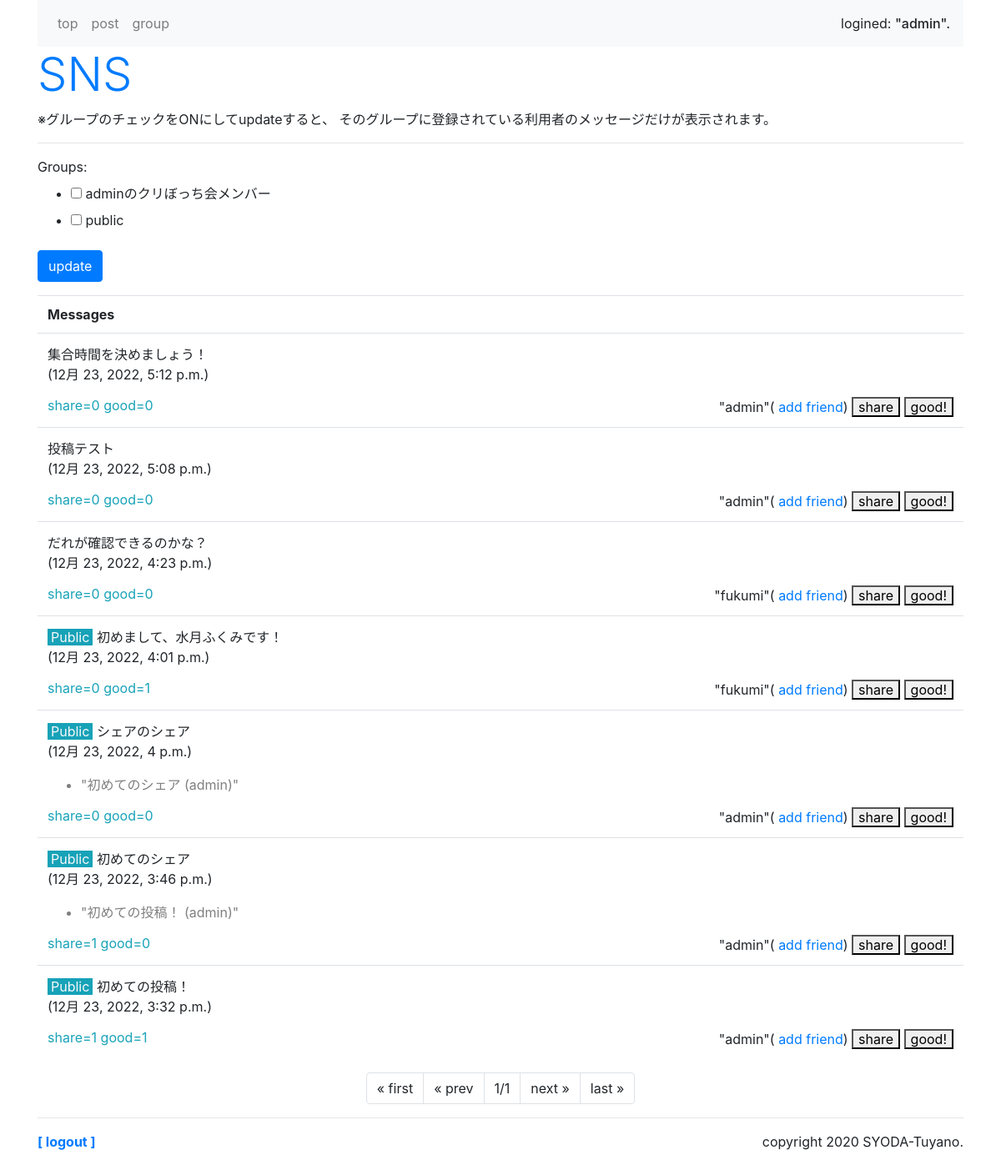
The page /sns/ (signed in) on the database its author committed.
### sns/models.py (models this page shows)
class Message(models.Model):
    owner = models.ForeignKey(
        User, on_delete=models.CASCADE, related_name='message_owner')
    group = models.ForeignKey('Group', on_delete=models.CASCADE)
    content = models.TextField(max_length=1000)
    share_id = models.IntegerField(default=-1)
    good_count = models.IntegerField(default=0)
    share_count = models.IntegerField(default=0)
    pub_date = models.DateTimeField(auto_now_add=True)
    def __str__(self):
        return str(self.content) + ' (' + str(self.owner) + ')'
    def get_share(self):
        return Message.objects.get(id=self.share_id)
    class Meta:
        ordering = ('-pub_date',)

### sns/views.py (the view)
# urls.py: path('', views.index, name='index')
@login_required(login_url='/admin/login/')
def index(request, page=1):
    (public_user, public_group) = get_public()
    if request.method == 'POST':
        checkform = GroupCheckForm(request.user, request.POST)
        glist = []
        for item in request.POST.getlist('groups'):
            glist.append(item)
        message = get_your_group_message(request.user, glist, page)
    else:
        checkform = GroupCheckForm(request.user)
        gps = Group.objects.filter(owner=request.user)
        glist=[public_group.title]
        for item in gps:
            glist.append(item.title)
        message = get_your_group_message(request.user, glist, page)
    params ={
        'login_user':request.user
        , 'contents':message
        , 'check_form':checkform
    }
    return render(request,'sns/index.html', params)

### sns/forms.py
class GroupCheckForm(forms.Form):
    def __init__(self, user, *args, **kwargs):
        super(GroupCheckForm, self).__init__(*args, **kwargs)
        public = User.objects.filter(username='public').first()
        self.fields['groups'] = forms.MultipleChoiceField(
            choices=[(item.title, item.title) for item in Group.objects.filter(owner__in=[user, public])],
            widget=forms.CheckboxSelectMultiple(),
        )

### sns/views.py (called while the page is built)
def get_your_group_message(owner, glist, page):
    page_num = 10 # 1ページあたりの表示数
    (public_user, public_group) = get_public()
    groups=Group.objects.filter(Q(owner=owner)|Q(owner=public_user)).filter(title__in=glist)
    me_friends=Friend.objects.filter(group__in=groups)
    me_users=[]
    for f in me_friends:
        me_users.append(f.user)
    his_groups=Group.objects.filter(owner__in=me_users)
    his_friends=Friend.objects.filter(user=owner).filter(group__in=his_groups)
    me_groups=[]
    for hf in his_friends:
        me_groups.append(hf.group)
    messages = Message.objects.filter(Q(group__in=groups)|Q(group__in=me_groups))
    page_item = Paginator(messages, page_num)
    return page_item.get_page(page)

def get_public():
    public_user = User.objects.filter(username='public').first()
    public_group = Group.objects.filter(owner=public_user).first()
    return(public_user, public_group)

### sns/templates/sns/index.html (shortened to what this page needs)
{% extends 'sns/layout.html' %}
{% block header %}
<h1 class="display-4 text-primary">SNS</h1>
<p>※グループのチェックをONにしてupdateすると、
そのグループに登録されている利用者のメッセージだけが表示されます。</p>
{% endblock %}
{% block content %}
<hr>
<div>
    <form action="{% url 'index' %}" method="post" name="group_form">
        {{check_form}}
        <div>
            <button class="btn btn-primary">update</button>
        </div>
    </form>
</div>
<table class="table mt-3">
    <tr><th>Messages</th></tr>
    {% for item in contents %}
    <tr><td>
    <p class="my-0">
        {% if item.group.title == 'public' %}
        <span class="bg-info text-light px-1">Public</span>
        {% endif %}
        {{item.content}}</p>
    <p class=""> ({{item.pub_date}})</p>
    {% if item.share_id > 0 %}
        <ul><li class="text-black-50">"{{item.get_share}}"</li></ul>
    {% endif %}
    <span class="float-left text-info">
        share={{item.share_count}} good={{item.good_count}}
    </span>
    <span class="float-right">
        "{{item.owner}}"(<a href="{% url 'add' %}?name={{item.owner}}">
            add friend</a>)
        <a href="{% url 'share' item.id %}">
            <button class="py-0">share</button></a>
        <a href="{% url 'good' item.id %}">
            <button class="py-0">good!</button></a>
    </span>
</td></tr>
{% endfor %}
</table>
<ul class="pagination justify-content-center">
    {% if data.has_previous %}
    <li class="page-item">
        <a class="page-link" href="{% url 'index' %}">&laquo; first</a>
    </li>
    <li class="page-item">
        <a class="page-link" href="{% url 'index' %}{{data.previous_page_number}}">&laquo; prev</a>
    </li>
    {% else %}
    <li class="page-item">
        <a class="page-link">&laquo; first</a>
    </li>
    <li class="page-item">
        <a class="page-link">&laquo; prev</a>
    </li>
    {% endif %}
    <li class="page-item">
        <a class="page-link">
        {{contents.number}}/{{contents.paginator.num_pages}}</a>
    </li>
    {% if data.has_next %}
    <li class="page-item">
        <a class="page-link" href="{% url 'index' %}{{data.next_page_number}}">next &raquo;</a>
    </li>
    <li class="page-item">
        <a class="page-link" href="{% url 'index' %}{{data.paginator.num_pages}}">last &raquo;</a>
    </li>
    {% else %}
    <li class="page-item">
        <a class="page-link">next &raquo;</a>
    </li>
    <li class="page-item">
        <a class="page-link">last &raquo;</a>
    </li>
    {% endif %}
</ul>
{% endblock %}

### sns/templates/sns/layout.html (shortened to what this page needs)
{% load static %}
<head>
    <link rel="stylesheet" href="https://stackpath.bootstrapcdn.com/bootstrap/4.3.1/css/bootstrap.min.css"
>
</head>
<body class="container">
    <nav class="navbar navbar-expand navbar-light bg-light">
    <ul class="navbar-nav mr-auto">
        <li class="nav-item">
            <a class="nav-link" href="{% url 'index' %}">top</a>
        </li>
        <li class="nav-item">
            <a class="nav-link" href="{% url 'post' %}">post</a>
        </li>
        <li class="nav-item">
            <a class="nav-link" href="{% url 'groups' %}">group</a>
        </li>
    </ul>
    <span>logined: <span class="h6">"{{login_user}}".</span></span>
    </nav>
    <div>
        {% block header %}{% endblock %}
    </div>
    <divclass="content">
        {% block content %}{% endblock %}
    <hr>
    <div class="my-3">
        <span class="font-weight-bold">
            <a href="/admin/logout?next=/sns/">
                [ logout ]</a></span>
        <span class="float-right">copyright 2020
            SYODA-Tuyano.</span>
        </div>
    </body>
    </html>

### rows shown on the page
Message: content "集合時間を決めましょう！", pub_date "12月 23, 2022, 5:12 p.m.", share_count "0", good_count "0", owner "admin"
Message: content "投稿テスト", pub_date "12月 23, 2022, 5:08 p.m.", share_count "0", good_count "0", owner "admin"
Message: content "だれが確認できるのかな？", pub_date "12月 23, 2022, 4:23 p.m.", share_count "0", good_count "0", owner "fukumi"
Message: shows "Public", content "初めまして、水月ふくみです！", pub_date "12月 23, 2022, 4:01 p.m.", share_count "0", good_count "1", owner "fukumi"
Message: shows "Public", content "シェアのシェア", pub_date "12月 23, 2022, 4 p.m.", get_share "初めてのシェア (admin)", share_count "0", good_count "0", owner "admin"
Message: shows "Public", content "初めてのシェア", pub_date "12月 23, 2022, 3:46 p.m.", get_share "初めての投稿！ (admin)", share_count "1", good_count "0", owner "admin"
Message: shows "Public", content "初めての投稿！", pub_date "12月 23, 2022, 3:32 p.m.", share_count "1", good_count "1", owner "admin"

### other values the page prints
{{ login_user }} "admin"
{{ contents.number }} "1"
{{ contents.paginator.num_pages }} "1"
